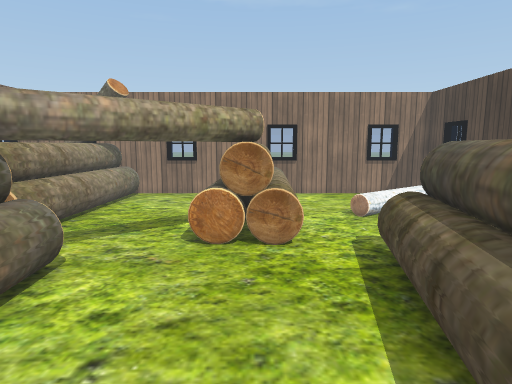
View 1 (above)

15 first-person views from a walk through a Unity game level. The camera is 1.4 m above the floor, tilts 8° down and sees 75° across. The floor is counted in squares, 0.5 m on a side. Each view is taken from the middle of a square. On the plan, view 1 faces up. The plan holds only what a view shows up to about 20 squares ahead; the rest is blank. The place goes on beyond the plan. The player is left out. Some animated figures are not drawn. Some surface patterns are stand-ins.

View 2
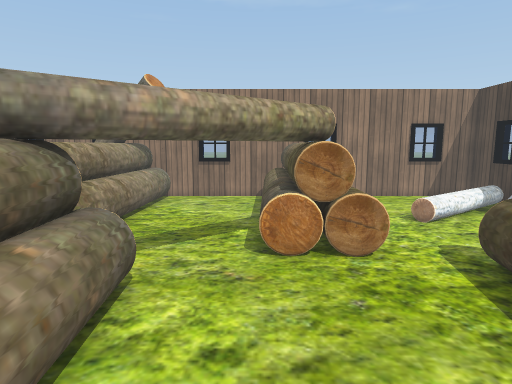

View 3
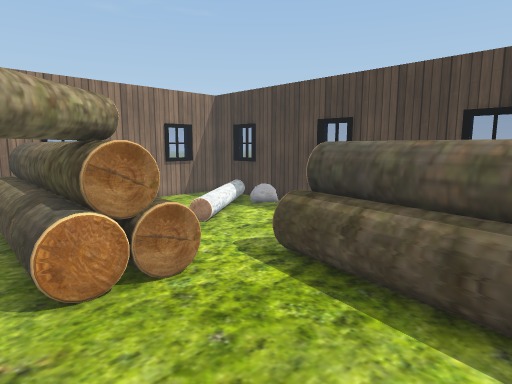

View 4
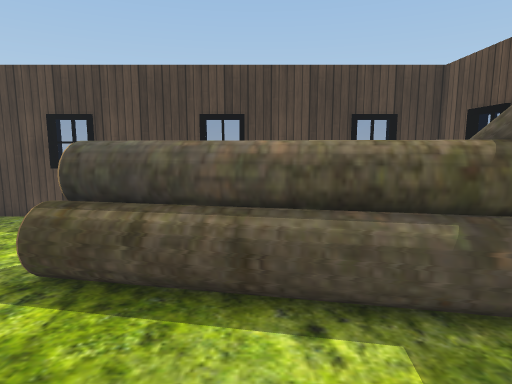

View 5
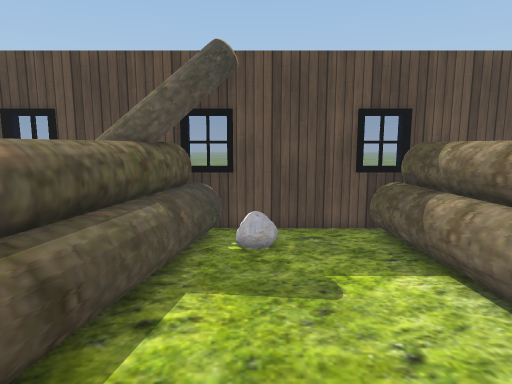

View 6
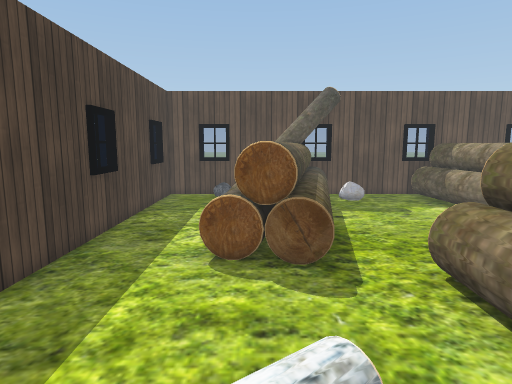

View 7
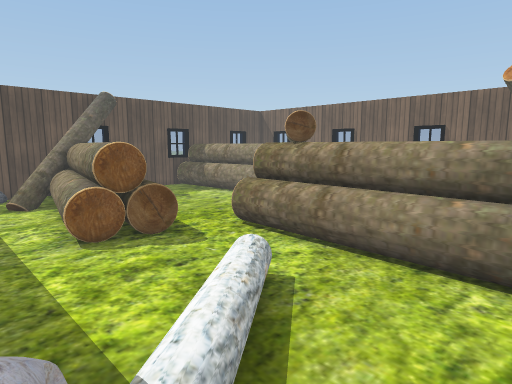

View 8
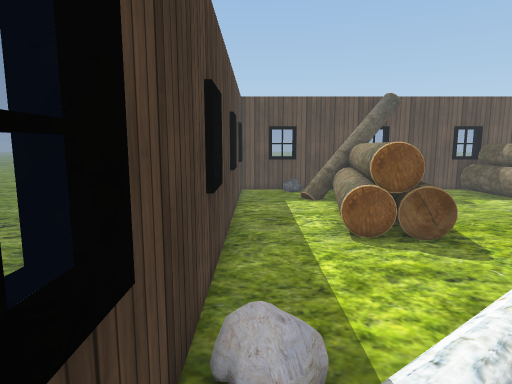

View 9
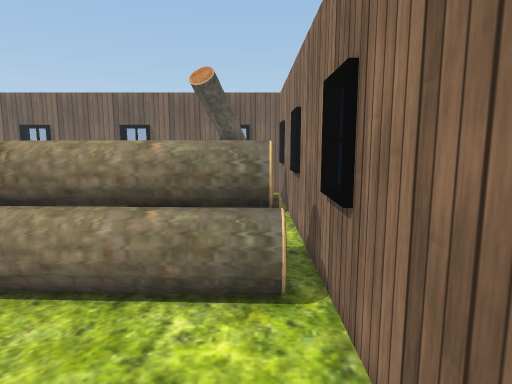

View 10
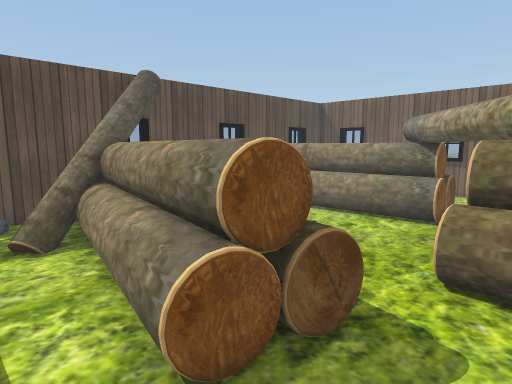

View 11
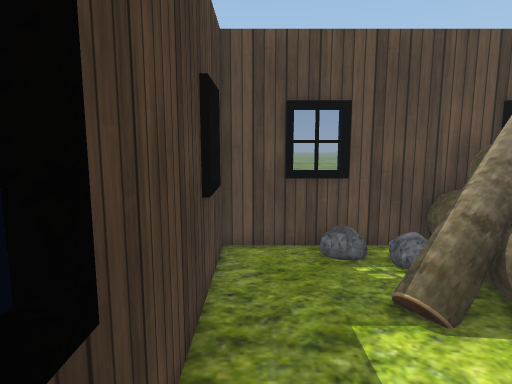

View 12
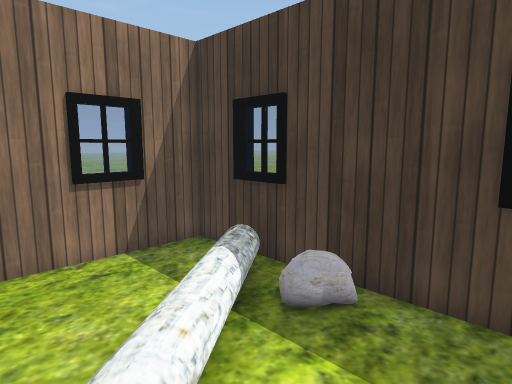

View 13
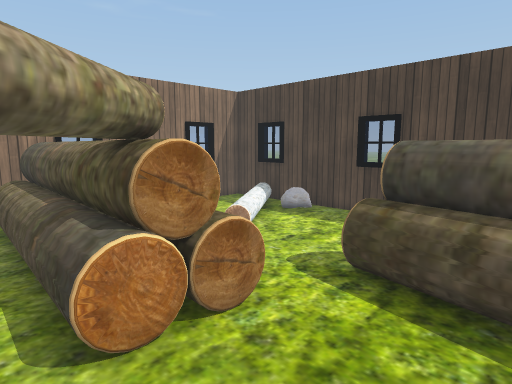

View 14
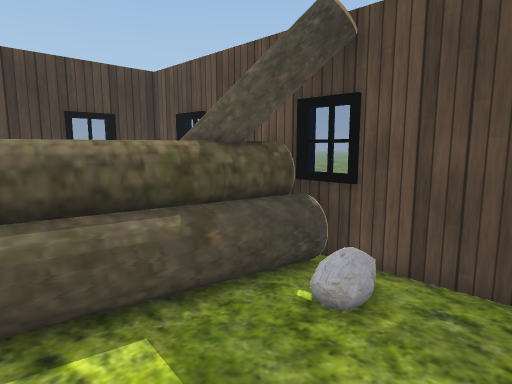

View 15
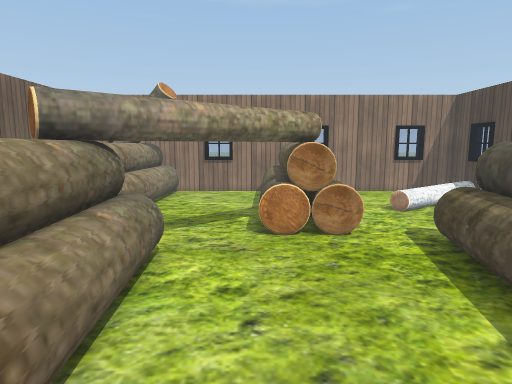

### Floor plan
Key: @ floor where view 1 was taken; # wall or solid block; . main floor; : floor 0.25 m higher than the main floor; + floor 0.5 m higher than the main floor; = window, fence, low wall or low ledge; O other object.
Columns run from 6 left of view 1 to 10 right of it. Each row starts with its distance up from view 1.
 20        #
 19 #####O###########
 18  ... OOOO.......#
 17  ... OOOO...... =
 16  ...OOOOO.....O.#
 15  ...OOOO.....O..#
 14  ...OOOO...OO..O#
 13  ...OOOO........#
 12  ...OOOO........#
 11  ...O OO........#
 10  .. OOOO........#
  9    OOOOO.OO.....#
  8   OO.....OOOO...#
  7  OO......OOOO...#
  6 OOO......OOOO...#
  5 OOO......OOOO...=
  4 OOO.....OOOOO...#
  3  OO.....OOOO....#
  2  OO.....OOOO....#
  1  OO.....OOOOO...#
  0  OO...@.OOOOO...=
 -1  OO...+OOOOO....=
 -2  OO...:OO O:.:..#
 -3 ##############=##
 -4  =      =    ==

Positions as (right, up) in squares from view 1, and headings:
1: (0, 0), facing up
2: (-2, 1), facing up
3: (-3, 3), facing up-right
4: (-3, 4), facing right
5: (0, 8), facing down
6: (5, 16), facing down
7: (9, 18), facing down-left
8: (9, 18), facing down
9: (7, 18), facing left
10: (8, 11), facing down-left
11: (9, 6), facing down
12: (4, 11), facing up-right
13: (-3, 5), facing up-right
14: (-3, 4), facing down-right
15: (-2, -1), facing up
